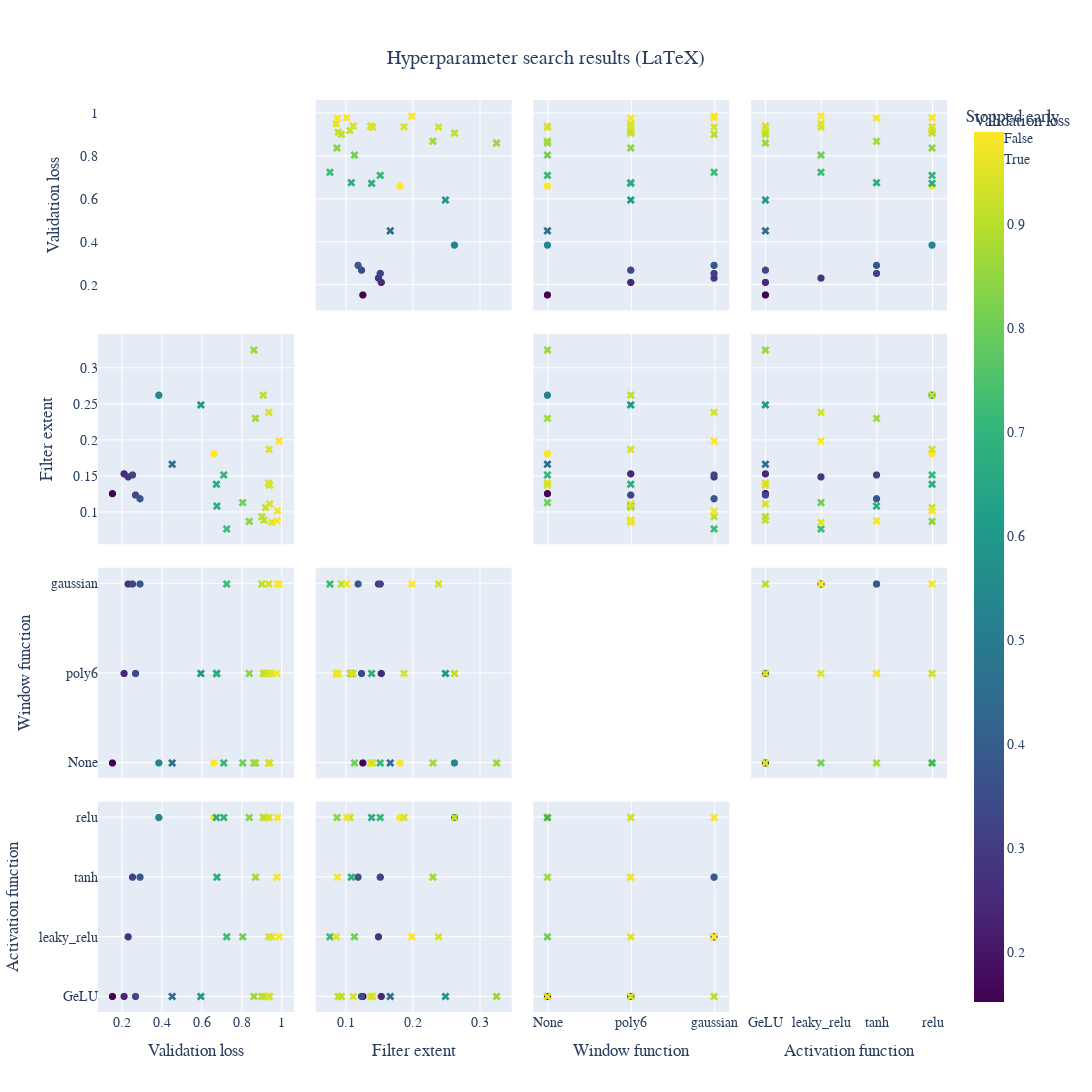

Source (notebook cell):
### Code cell
test = make_scatter_matrix(df, dimensions=['val_loss', 'filter_extent', 'window_function', 'intermediate_activation_fn'])
test.show()
export_figure(test, filename='fig1.png', width=800, height=800)

### Figure 1 — Plotly figure (JSON) as saved in the notebook; plotly's stock layout.template omitted (floating-point values rounded to 4 significant figures)
{"data": [{"diagonal": {"visible": false}, "dimensions": [{"axis": {"matches": true}, "label": "Validation loss", "values": [0.152, 0.2104, 0.2308, 0.2526, 0.2679, 0.2904, 0.3848, 0.6613]}, {"axis": {"matches": true}, "label": "Filter extent", "values": [0.1257, 0.1533, 0.1491, 0.1517, 0.1238, 0.1187, 0.2626, 0.1812]}, {"axis": {"matches": true}, "label": "Window function", "values": ["None", "poly6", "gaussian", "gaussian", "poly6", "gaussian", "None", "None"]}, {"axis": {"matches": true}, "label": "Activation function", "values": ["GeLU", "GeLU", "leaky_relu", "tanh", "GeLU", "tanh", "relu", "relu"]}], "hovertemplate": "Stopped early=False<br>%{xaxis.title.text}=%{x}<br>%{yaxis.title.text}=%{y}<br>Validation loss=%{marker.color}<extra></extra>", "legendgroup": "False", "marker": {"color": [0.152, 0.2104, 0.2308, 0.2526, 0.2679, 0.2904, 0.3848, 0.6613], "coloraxis": "coloraxis", "size": 7.5, "symbol": "circle"}, "name": "False", "showlegend": true, "type": "splom"}, {"diagonal": {"visible": false}, "dimensions": [{"axis": {"matches": true}, "label": "Validation loss", "values": [0.4517, 0.5957, 0.6737, 0.6765, 0.7109, 0.7254, 0.8056, 0.8387, 0.862, 0.8704, 0.902, 0.9086, 0.9124, 0.9206, 0.9355, 0.9366, 0.9381, 0.9412, 0.9415, 0.9517, 0.9779, 0.9803, 0.9882]}, {"axis": {"matches": true}, "label": "Filter extent", "values": [0.1667, 0.2492, 0.1388, 0.1085, 0.1517, 0.07664, 0.1132, 0.08718, 0.3255, 0.2305, 0.0938, 0.2628, 0.08893, 0.1064, 0.1406, 0.2388, 0.1874, 0.1372, 0.1114, 0.08589, 0.08783, 0.1018, 0.1989]}, {"axis": {"matches": true}, "label": "Window function", "values": ["None", "poly6", "poly6", "poly6", "None", "gaussian", "None", "poly6", "None", "None", "gaussian", "poly6", "poly6", "poly6", "None", "gaussian", "poly6", "None", "poly6", "poly6", "poly6", "gaussian", "gaussian"]}, {"axis": {"matches": true}, "label": "Activation function", "values": ["GeLU", "GeLU", "relu", "tanh", "relu", "leaky_relu", "leaky_relu", "relu", "GeLU", "tanh", "GeLU", "relu", "GeLU", "relu", "GeLU", "leaky_relu", "relu", "GeLU", "GeLU", "leaky_relu", "tanh", "relu", "leaky_relu"]}], "hovertemplate": "Stopped early=True<br>%{xaxis.title.text}=%{x}<br>%{yaxis.title.text}=%{y}<br>Validation loss=%{marker.color}<extra></extra>", "legendgroup": "True", "marker": {"color": [0.4517, 0.5957, 0.6737, 0.6765, 0.7109, 0.7254, 0.8056, 0.8387, 0.862, 0.8704, 0.902, 0.9086, 0.9124, 0.9206, 0.9355, 0.9366, 0.9381, 0.9412, 0.9415, 0.9517, 0.9779, 0.9803, 0.9882], "coloraxis": "coloraxis", "size": 7.5, "symbol": "x"}, "name": "True", "showlegend": true, "type": "splom"}], "layout": {"autosize": false, "coloraxis": {"colorbar": {"title": {"text": "Validation loss"}}, "colorscale": [[0, "#440154"], [0.1111, "#482878"], [0.2222, "#3e4989"], [0.3333, "#31688e"], [0.4444, "#26828e"], [0.5556, "#1f9e89"], [0.6667, "#35b779"], [0.7778, "#6ece58"], [0.8889, "#b5de2b"], [1, "#fde725"]]}, "dragmode": "select", "font": {"family": "Serif", "size": 14}, "height": 1500, "hovermode": "closest", "legend": {"title": {"text": "Stopped early"}, "tracegroupgap": 0}, "title": {"text": "Hyperparameter search results (LaTeX)", "x": 0.5, "xanchor": "center", "yanchor": "top"}, "width": 1500}}
